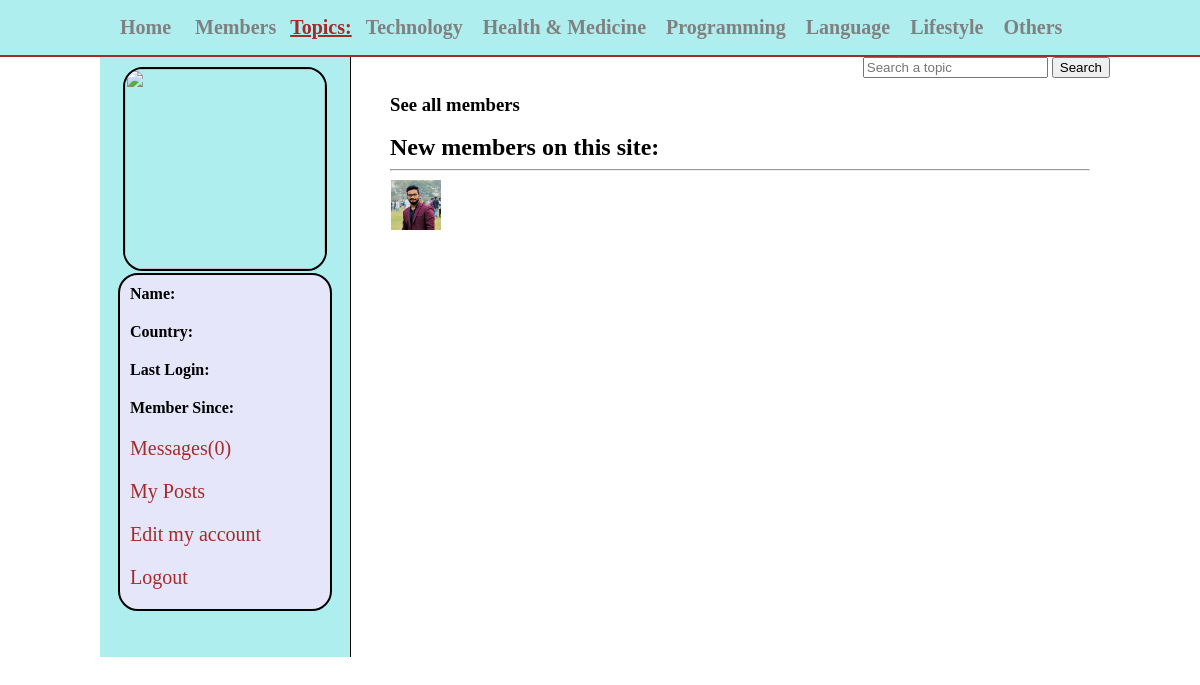
The app's page /peoplequestion/members.php with its own data.
### tables this page shows
CREATE TABLE `topics` (
  `topic_id` int(11) NOT NULL,
  `topic_name` varchar(255) NOT NULL
);

CREATE TABLE `users` (
  `user_id` int(11) NOT NULL,
  `user_name` varchar(255) NOT NULL,
  `user_pass` varchar(255) NOT NULL,
  `user_email` varchar(255) NOT NULL,
  `user_country` text NOT NULL,
  `user_gender` text NOT NULL,
  `user_birthday` text NOT NULL,
  `user_image` text NOT NULL,
  `user_reg_date` text NOT NULL,
  `user_last_login` text NOT NULL,
  `status` text NOT NULL,
  `ver_code` int(100) NOT NULL,
  `posts` text NOT NULL
);

### peoplequestion/members.php (the view, shortened to what this page needs)
<!DOCTYPE html>
<?php
include("functions/functions.php");
?>
<html>
<head>
	<link rel="stylesheet" type="text/css" href="styles/home_style.css" media="all">
</head>
<body>
	<div class="container">
		<div id="head_warp">
			<div id="header">
				<ul id="menu">
					<li><a href="home.php"> Home</a></li>
					<li><a href="members.php"> Members</a></li>
					<strong>Topics:</strong>
					<?php
					  $get_topics="select * from topics";
					  $run_topics=mysqli_query($con,$get_topics);
					  while($row= mysqli_fetch_array($run_topics)){
						$topic_id=$row['topic_id'];
						$topic_name=$row['topic_name'];
					  echo "<li><a href='topic.php?topic=$topic_id'>$topic_name</a></li>";
					  }
					?>
				</ul>
				<form method="get" action="results.php" id="form1">
					<input type="text" name="user_query" placeholder="Search a topic">
					<input type="submit" name="search" value="Search">
				</form>
			</div>
		</div>
		<div class="content">
		    <div id="user_timeline">
				<div id="user_details">
					<?php
					  $user=$_SESSION['user_email'];
					  $get_user="select * from users where user_email='$user' ";
					  $run_user=mysqli_query($con,$get_user);
					  $row=mysqli_fetch_array($run_user);
					  $user_id=$row['user_id'];
					  $user_name=$row['user_name'];
					  $user_country=$row['user_country'];
					  $user_image=$row['user_image'];
					  $register_date=$row['user_reg_date'];
					  $last_login=$row['user_last_login'];
					  $sel_msg="select * from messages where receiver='$user_id' AND status='unread' ORDER BY 1 DESC";
					  $run_msg=mysqli_query($con,$sel_msg);
					  $count_msg=mysqli_num_rows($run_msg);
					  echo "
					  <center>
					  <img src='users/$user_image' width='200' height='200'/>
					  </center>
					  <div id='user_mention'>
					  <p><strong>Name:</strong> $user_name</p>
					  <p><strong>Country:</strong> $user_country</p>
					  <p><strong>Last Login:</strong> $last_login</p>
					  <p><strong>Member Since:</strong> $register_date</p>
					  <p><a href='my_messages.php?inbox&u_id=$user_id'>Messages($count_msg)</a></p>
					  <p><a href='my_posts.php?u_id=$user_id'>My Posts</a></p>
					  <p><a href='edit_profile.php?u_id=$user_id'>Edit my account</a></p>
					  <p><a href='logout.php'>Logout</a></p>
					  </div>
					  "
					?>
				</div>
		    </div>
		    <div id="content_timeline">
		    	<h3>See all members</h3>
		    	<?php
		    	members();
		    	?>
		    </div>
        </div>
	</div>
</body>
</html>

### peoplequestion/functions/functions.php (shortened to what this page needs)
<?php
$con=mysqli_connect("localhost","root","","peoplequestion") or die("Connetion was not etablished");
function members(){
  global $con;
  $user="select * from users";
  $run_user=mysqli_query($con,$user);
  echo "<br/><h2>New members on this site:</h2><hr>";
  while($row_user=mysqli_fetch_array($run_user)){
  	$user_id=$row_user['user_id'];
  	$user_name=$row_user['user_name'];
  	$user_image=$row_user['user_image'];
   echo "<span><a href='user_profile.php?u_id=$user_id'><img src='users/$user_image' width='50' height='50' title='$user_name'  style='float:left;margin:1px;'</a></span>";
  }
 }
?>

### peoplequestion/styles/home_style.css (style rules this page uses)
html, body, div, span, applet, object, iframe, h1, h2, h3, h4, h5, h6, p, blockquote, pre, a, abbr, acronym, address, big, cite, code, del, dfn, em, img, ins, kbd, q, s, samp, small, strike, strong, sub, sup, tt, var, b, u, i, center, dl, dt, dd, ol, ul, li, fieldset, form, label, legend, table, caption, tbody, tfoot, thead, tr, th, td, article, aside, canvas, details, embed, figure, figcaption, footer, header, hgroup, menu, nav, output, ruby, section, summary, time, mark, audio, video { margin: 0; padding: 0; border: 0; }
#head_warp { width: 100%; height: 35px; margin: 0 auto; border-bottom: 2px solid brown; padding:10px; background: #AFEEEE; }
#header { margin:0 auto; width: 1000px; height: 35px; }
#menu { line-height: 35px; padding: 0; margin:0; float: left; }
#menu li { display: inline; list-style: none; }
#menu a { margin:5px; padding: 5px; text-decoration: none; color: gray; font-size: 20px; font-weight: bold; }
#menu strong { font-size: 20px; text-decoration: underline; color: brown; }
#form1 { float: right; line-height: 35px; padding-top: 3px; }
.content { width:1000px; margin:0 auto; }
#user_timeline { background: #AFEEEE; width:250px; float: left; height: 600px; border-right: 1px solid black; }
#user_details { padding: 10px; }
#user_details img { border:2px solid black; border-radius: 20px; }
#user_details p { margin-bottom: 10px; padding: 5px; }
#user_details a { color:brown; font-size:20px; text-decoration:none; }
#user_mention { background: #E6E6FA; border:2px solid black; border-radius: 20px; width: 200px; margin:0 auto; padding: 5px; }
#content_timeline { float: right; width: 700px; padding:10px; }

### records on screen
topics: topic_name "Technology"
topics: topic_name "Health & Medicine"
topics: topic_name "Programming"
topics: topic_name "Language"
topics: topic_name "Lifestyle"
topics: topic_name "Others"
users: user_image (picture)

### other values on screen
$count_msg "0"
